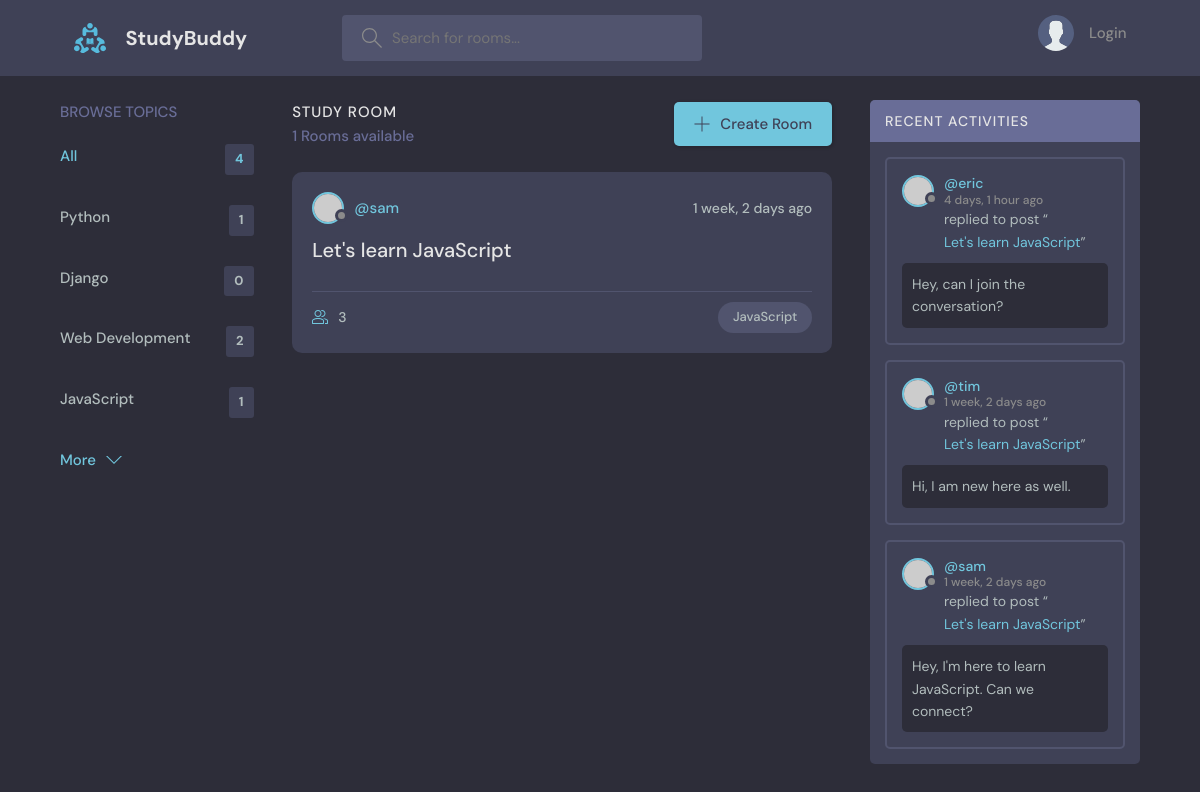
The page /?q=Java on the database as committed earlier.
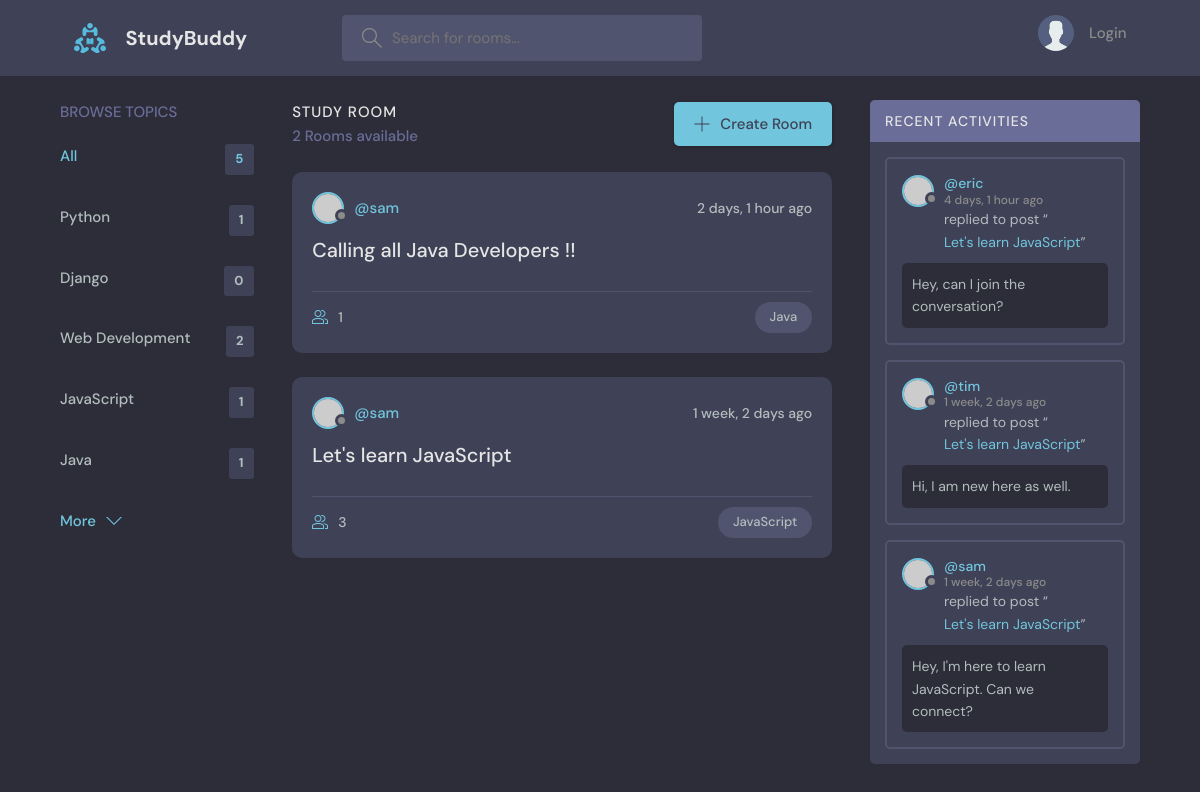
The same page on the database as committed later.
### base/models.py (models this page shows, shortened)
class Topic(models.Model):
    name=models.CharField(max_length=200)

class Room(models.Model):
    host = models.ForeignKey(User, on_delete=models.SET_NULL, null=True, blank=True)
    topic=models.ForeignKey(Topic, on_delete=models.SET_NULL, null=True, blank=True)
    name=models.CharField(max_length=200)
    description=models.TextField(null=True,blank=True)
    participants=models.ManyToManyField(User, related_name='participants',blank=True)
    updated=models.DateTimeField(auto_now=True)
    created=models.DateTimeField(auto_now_add=True)
    class Meta:
        ordering=['-updated','-created']
    def __str__(self):
        return self.name

class Message (models.Model):
    user=models.ForeignKey(User, on_delete=models.CASCADE)
    room =models.ForeignKey(Room, on_delete=models.CASCADE)
    body=models.TextField()
    updated=models.DateTimeField(auto_now=True)
    created=models.DateTimeField(auto_now_add=True)
    class Meta:
        ordering=['-updated','-created']
    def __str__(self):
        return self.body[0:50]

### base/views.py (the view)
# urls.py: path('', views.home, name='home'),
def home(request):
    q = request.GET.get('q') if request.GET.get('q') != None else ''
    rooms = Room.objects.filter(Q(topic__name__icontains=q) & Q(
        name__icontains=q) | Q(description__icontains=q))
    topics = Topic.objects.all()[0:5]
    room_count = rooms.count()
    room_messages = Message.objects.filter(Q(room__topic__name__icontains=q))
    context = {
        'rooms': rooms,
        'topics': topics,
        'room_count': room_count,
        'room_messages': room_messages
    }
    return render(request, 'base/home.html', context)

### base/templates/base/home.html (shortened to what this page needs)
{% extends 'main.html' %}
{% block content%}
    <main class="layout layout--3">
      <div class="container">
          {% include 'base/topics_component.html' %}
        <div class="roomList">
          <div class="roomList__header">
            <div>
              <h2>Study Room</h2>
              <p>{{room_count}} Rooms available</p>
            </div>
            <a class="btn btn--main" href="{% url 'create-room' %}">
              <svg version="1.1" xmlns="http://www.w3.org/2000/svg" width="32" height="32" viewBox="0 0 32 32">
                <title>add</title>
                <path
                  d="M16.943 0.943h-1.885v14.115h-14.115v1.885h14.115v14.115h1.885v-14.115h14.115v-1.885h-14.115v-14.115z"
                ></path>
              </svg>
              Create Room
            </a>
          </div>
       {% include 'base/feed_component.html' %}
        </div>
         {% include 'base/activity_component.html' %}
      </div>
    </main>
{% endblock %}

### base/templates/base/topics_component.html
<div class="topics">
	<div class="topics__header">
		<h2>Browse Topics</h2>
	</div>
	<ul class="topics__list">
		<li>
			<a href="{% url 'home' %}" class="active">All <span>{{topics.count}}</span></a>
		</li>
		{% for topic in topics %}
		<li>
				<a href="{% url 'home' %}?q={{topic.name}}">{{topic.name}}<span>{{topic.room_set.all.count}}</span></a>
		</li>
		{% endfor %}
	</ul>
	<a class="btn btn--link" href="{% url 'topics' %}">
		More
		<svg version="1.1" xmlns="http://www.w3.org/2000/svg" width="32" height="32" viewBox="0 0 32 32">
			<title>chevron-down</title>
			<path d="M16 21l-13-13h-3l16 16 16-16h-3l-13 13z"></path>
		</svg>
	</a>
</div>

### base/templates/base/feed_component.html (shortened to what this page needs)
{% for room in rooms %}
<div class="roomListRoom">
	<div class="roomListRoom__header">
		<a href="{% url 'user-profile' room.host.id %}" class="roomListRoom__author">
			<div class="avatar avatar--small">
				<img src="https://randomuser.me/api/portraits/women/11.jpg" />
			</div>
			<span>@{{room.host.username}}</span>
		</a>
		<div class="roomListRoom__actions">
			<span>{{room.created|timesince}} ago</span>
		</div>
	</div>
	<div class="roomListRoom__content">
		<a href="{%url 'room' room.id %}">{{room.name}}</a>
	</div>
	<div class="roomListRoom__meta">
		<a href="{% url 'room' room.id %}" class="roomListRoom__joined">
		{{room.participants.all.count}}
		</a>
		<p class="roomListRoom__topic">{{room.topic.name}}</p>
	</div>
</div>
{% endfor %}

### base/templates/base/activity_component.html (shortened to what this page needs)
<div class="activities">
	<div class="activities__header">
		<h2>Recent Activities</h2>
	</div>
	{% for message in room_messages %}
	<div class="activities__box">
		<div class="activities__boxHeader roomListRoom__header">
			<a
				href="{% url 'user-profile' message.user.id %}"
				class="roomListRoom__author">
				<div class="avatar avatar--small">
					<img src="https://randomuser.me/api/portraits/women/11.jpg" />
				</div>
				<p>
					@{{message.user}}
					<span>{{message.created|timesince}} ago</span>
				</p>
			</a>
		</div>
		<div class="activities__boxContent">
			<p>
				replied to post “<a href="{% url 'room' message.room.id %}">{{message.room}}</a>”
			</p>
			<div class="activities__boxRoomContent">
				{{message.body}}
			</div>
		</div>
	</div>
	{% endfor %}
</div>

Rows that differ between the two databases and show on the page:
added Topic: name "Java", room_set.all.count "1"
added Room: host.username "sam", created "2 days, 1 hour", name "Calling all Java Developers !!", participants.all.count "1", topic.name "Java"
Other text that changed with them:
{{ topics.count }}: "4" → "5"
{{ room_count }}: "1" → "2"
